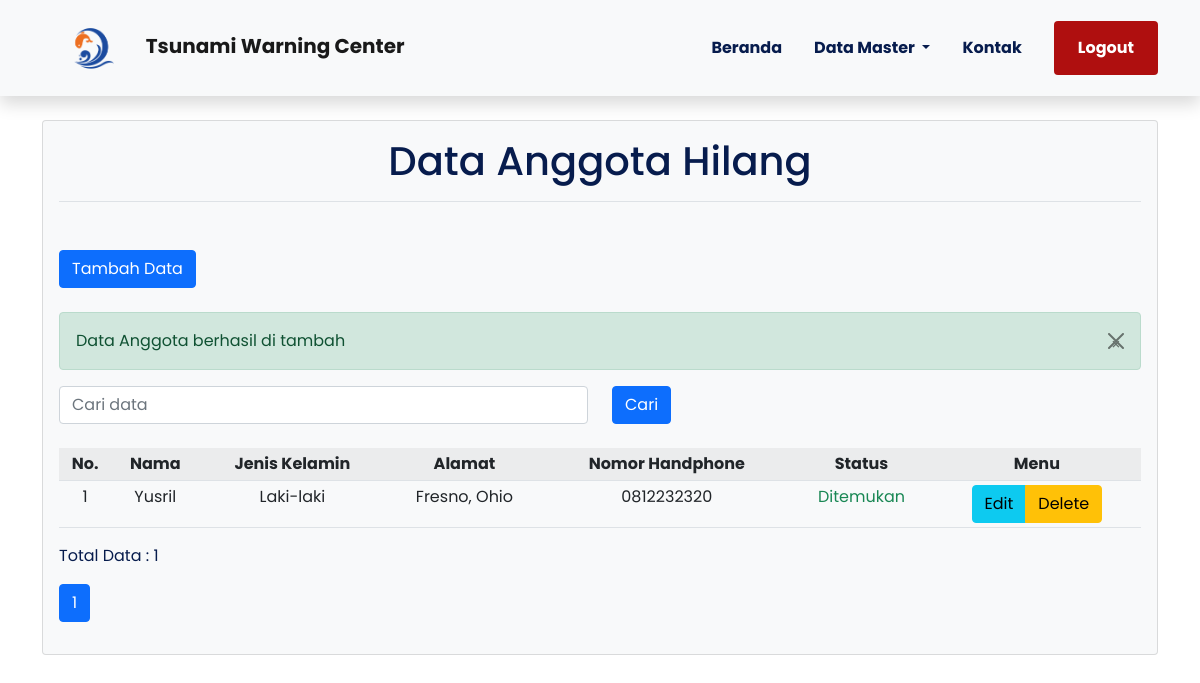
Page /Backend/temukan.php?tambah=sukses on the earlier database version.
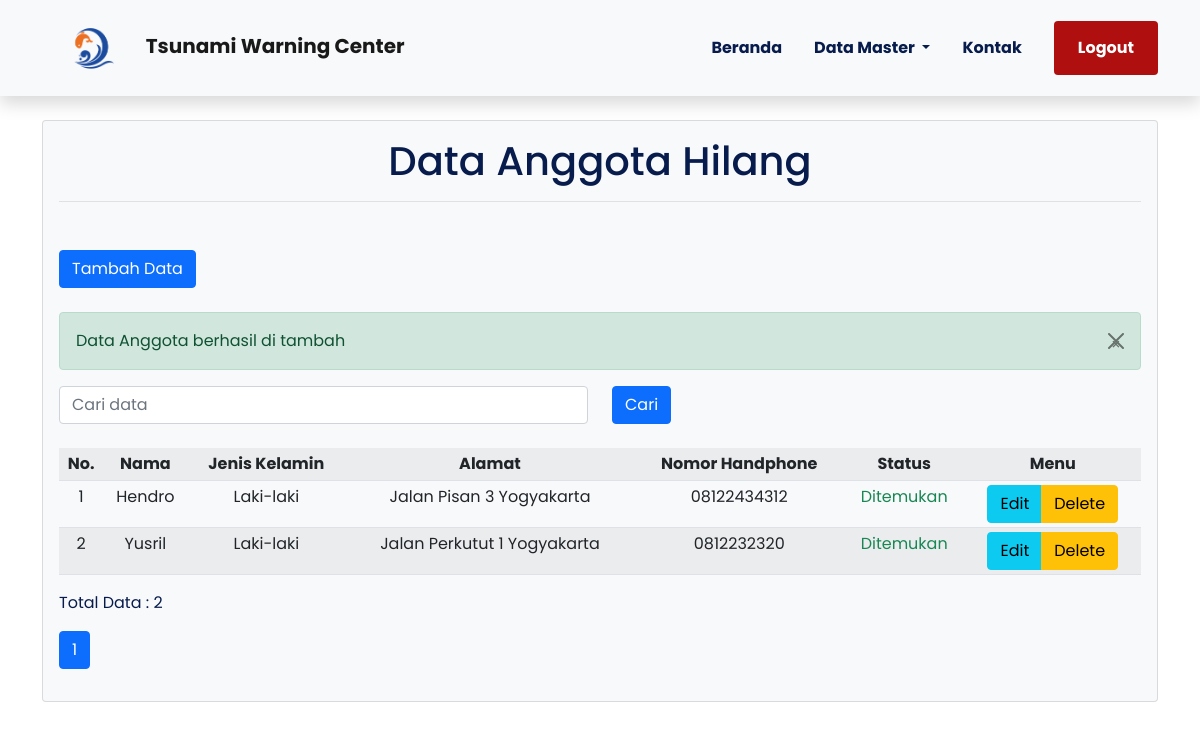
Same page on the later database version.
### tables this page shows
CREATE TABLE `hilang` (
  `id` int(11) NOT NULL,
  `nama` varchar(255) NOT NULL,
  `jk` enum('L','P') NOT NULL,
  `alamat` varchar(255) NOT NULL,
  `telp` varchar(15) NOT NULL,
  `status` int(11) NOT NULL
);

### Backend/temukan.php (the view, shortened to what the changed rows need)
<?php
require 'koneksi.php';
?>
<!doctype html>
<html lang="en">
<head>
    <link rel="stylesheet" href="libraries/bootstrap/css/bootstrap.css">
    <link rel="stylesheet" href="style/main.css">
</head>
<body>
    <?php include 'layout/navbar.php' ?>
    <main>
        <div class="container" style="margin-top: 120px;">
            <div class="card bg-light">
                <div class="card-body">
                    <h1 class="text-center">Data Anggota Hilang</h1>
                    <div class="border-bottom mt-3 mb-5"></div>
                    <a href="temukan_tambah.php" class="btn btn-primary mb-4">Tambah Data</a>
                    <?php
                    if (@$_GET['tambah'] == 'sukses') {
                        $color = 'success';
                        $msg = 'Data Anggota berhasil di tambah';
                    } elseif (@$_GET['update'] == 'sukses') {
                        $color = 'info';
                        $msg = 'Data Anggota berhasil di ubah';
                    } elseif (@$_GET['delete'] == 'sukses') {
                        $color = 'danger';
                        $msg = 'Data Anggota berhasil di hapus';
                    } else {
                        $msg = '';
                    }
                    $limit = 4;
                    if (@$_GET['hal'] == '') {
                        $offset = 0;
                        $hal = 1;
                    } else {
                        $offset = ($_GET['hal'] - 1) * $limit;
                        $hal = $_GET['hal'];
                        $no = $offset + 1;
                    }
                    if (@$_POST['cari']) {
                      $cari = $_POST['cari'];
                      $hilang = mysqli_query($konek, "SELECT * FROM hilang WHERE
                      nama LIKE '%$cari%'
                      OR alamat LIKE '%$cari%'
                      OR telp LIKE '%$cari%'
                      ORDER BY nama ASC ") or die(mysqli_error($konek));
                    } else {
                        $hilang = mysqli_query($konek, "SELECT * FROM hilang ORDER BY nama ASC  LIMIT $offset, $limit") or die(mysqli_error($konek));
                    }
                    ?>
                    <?php
                    if ($msg != '') { ?>
                        <div class="alert alert-<?= $color ?> alert-dismissible fade show" role="alert">
                            <?= $msg ?>
                            <button type="button" class="btn-close" data-bs-dismiss="alert" aria-label="Close">
                            </button>
                        </div>
                    <?php } ?>
                    <form action="" method="post">
                        <div class="form-row align-items-center">
                        </div>
                    </form>
                    <table class="table table-sm table-striped align-item-center text-center mt-3">
                        <tr>
                            <th>No.</th>
                            <th>Nama</th>
                            <th>Jenis Kelamin</th>
                            <th>Alamat</th>
                            <th>Nomor Handphone</th>
                            <th>Status</th>
                            <th>Menu</th>
                        </tr>
                        <?php
                        $hilang_tot = mysqli_query($konek, "SELECT * FROM hilang") or die(mysqli_error($konek));
                        $no = 1;
                        $total = mysqli_num_rows($hilang_tot);
                        foreach ($hilang as $row) : {
                                $jk = ($row['jk'] == 'L') ? 'Laki-laki' : 'Perempuan';
                        ?>
                                <tr>
                                    <td><?= $no ?></td>
                                    <td><?= $row["nama"] ?></td>
                                    <td><?= $jk ?></td>
                                    <td><?= $row["alamat"] ?></td>
                                    <td><?= $row["telp"] ?></td>
                                    <td>
                                        <?php
                                            if($row['status']=="0"){
                                                echo "<div class='text-danger' role='status'>
                                                    <span class='visually'>Hilang</span>
                                                </div>";
                                            }else if($row['status']=="1"){
                                                echo "<div class='text-info' role='status'>
                                                    <span class='visually'>Proses</span>
                                                </div>";
                                            }else if($row['status']=="2"){
                                                echo "<div class='text-success' role='status'>
                                                    <span class='visually'>Ditemukan</span>
                                                </div>";
                                            }
                                            ?>
                                    </td>
                                    <td>
                                        <div class="btn-group" role="group" aria-label="basic example">
                                            <a href="temukan_tambah.php?id=<?= $row['id']; ?>" class="btn btn-info">Edit</a>
                                            <a href="funct.php?id=<?= $row['id']; ?>" class="btn btn-warning" onclick="return confirm('Apakah Anda yakin ingin menghapus data ini?')">Delete</a>
                                        </div>
                                    </td>
                                </tr>
                            <?php $no++;
                            } ?>
                        <?php endforeach ?>
                    </table>
                    <p>Total Data : <?= $total; ?></p>
                    <nav aria-label="Page navigation example">
                        <ul class="pagination">
                            <?php
                            $jml_hal = ceil($total / $limit);
                            for ($i = 1; $i <= $jml_hal; $i++) {
                                if ($i != $hal) {
                            ?>
                                    <li class="page-item">
                                        <a href="temukan.php?hal=<?= $i ?>" class="page-link"><?= $i ?></a>
                                    </li>
                                <?php
                                } else {
                                ?>
                                    <li class="page-item active">
                                        <a class="page-link"><?= $i ?></a>
                                    </li>
                            <?php
                                }
                            }
                            ?>
                        </ul>
                    </nav>
                </div>
            </div>
        </div>
    </main>
</body>
</html>

Differences in the rows shown:
added hilang: nama "Hendro", jk "Laki-laki", alamat "Jalan Pisan 3 Yogyakarta", telp "08122434312", status "Ditemukan"
changed hilang "Yusril": alamat "Fresno, Ohio" → "Jalan Perkutut 1 Yogyakarta"
Other differences:
$total: "1" → "2"
